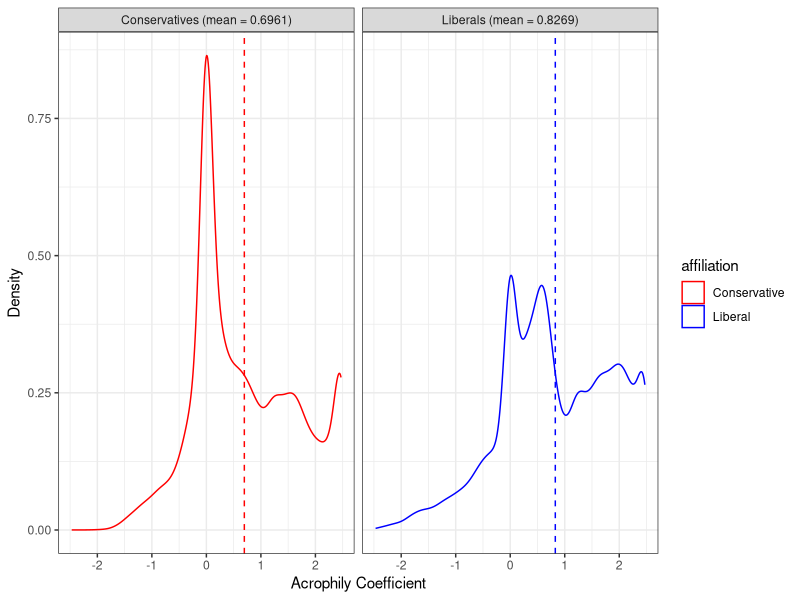
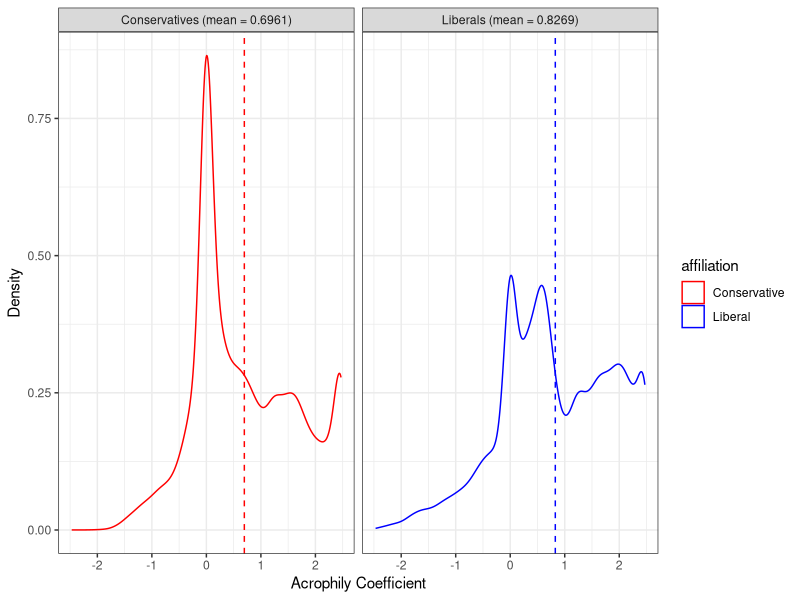
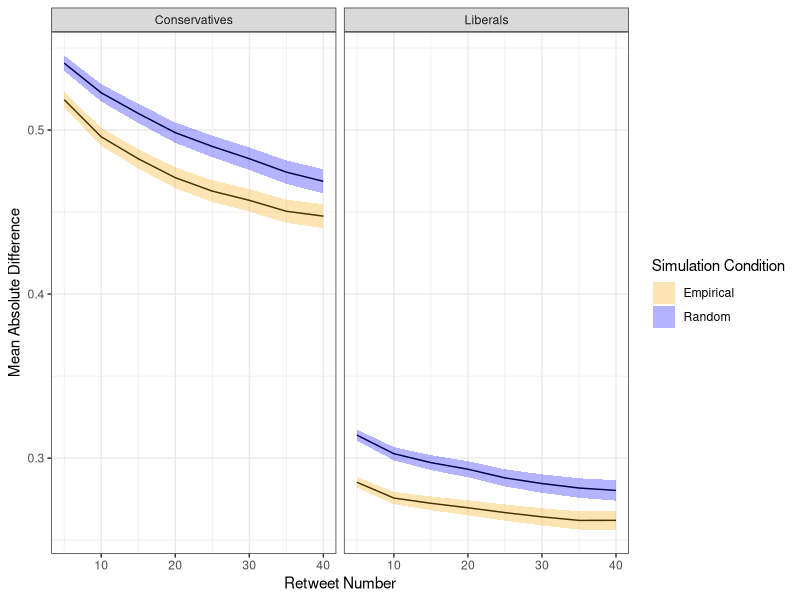
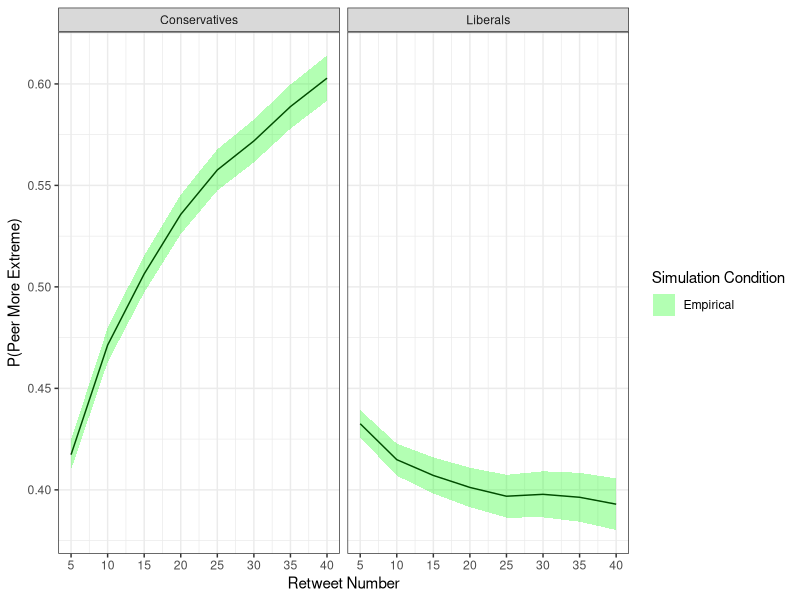
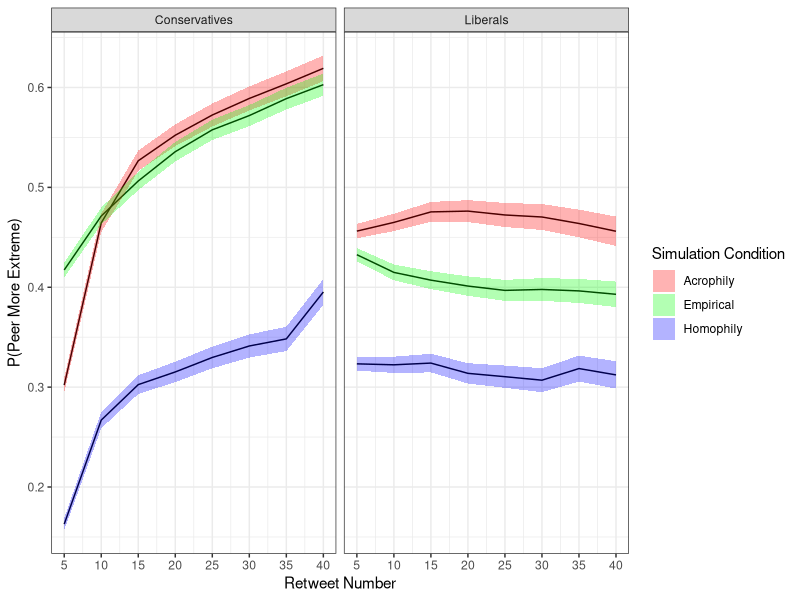
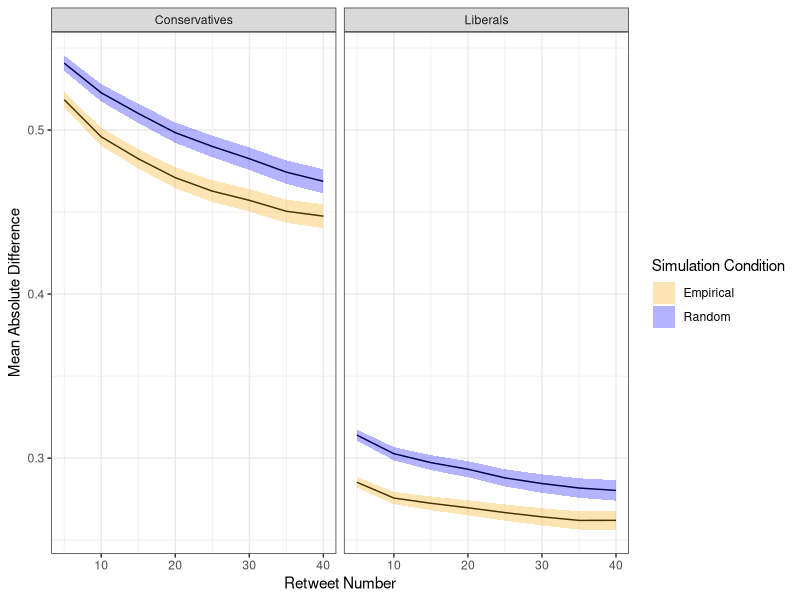
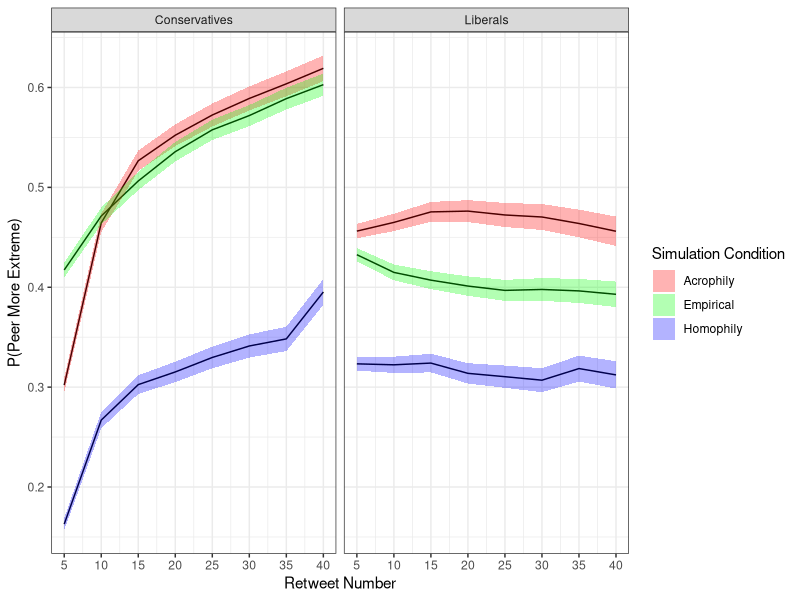

Here is the R script that generated these plots, in order:
## ---- chunk 1
library(ggplot2)
library(dplyr)
library(glue)
library(tidyr)
## ---- chunk 2

# Reading in coefficient data:
coef_df <- read.csv('data/user_coef.csv')

# Filtering to conservative and liberal subsets:
coef_cons <- coef_df %>% filter(affiliation == 'cons')
coef_libs <- coef_df %>% filter(affiliation == 'libs')

# Reading in long-format mean absolute difference data:
abs_diff_df_long <- read.csv('data/abs_diff_data_long.csv')

# Reading in long-format acrophily simulation data:
acroph_df_long <- read.csv('data/acroph_sim_data_long.csv')
## ---- chunk 3

# Mean coefficient for conservatives and liberals (for labels):
cons_mean <- round(mean(coef_cons$coef), digits=4)
libs_mean <- round(mean(coef_libs$coef), digits=4)

# Mean coefficients for conservatives and liberals (for vertical line in plot):
coef_df_means <- coef_df %>%
  group_by(affiliation) %>%
  summarize(mean_coef = round(mean(coef), 4))

# Color variable for vertical line:
coef_df_means$color <- ifelse(coef_df_means$affiliation == 'cons', 'red', 'blue')

# Label names with means:
label_names <- c('cons' = glue('Conservatives (mean = {cons_mean})'), 'libs' = glue('Liberals (mean = {libs_mean})'))

coef_distplot <- coef_df %>%
  ggplot(aes(x=coef, color=affiliation)) +
  facet_wrap(~affiliation, labeller=as_labeller(label_names))+
  geom_density()+
  scale_color_manual(labels = c("Conservative", "Liberal"), values = c("red", "blue"))+
  labs(x='Acrophily Coefficient', y="Density")+
  theme_bw()+
  geom_vline(data=coef_df_means, aes(xintercept=mean_coef), linetype='dashed', color=coef_df_means$color);coef_distplot


#ggsave('figures/coef_distplot.jpg', width=14, height=7)

coef_distplot
## ---- chunk 4

# Labels for facet wrap:
label_names <- c('cons' = 'Conservatives', 'libs' = 'Liberals')

mean_abs_diff_plot <- abs_diff_df_long %>%
  ggplot(aes(x=threshold, y=mean_abs_diff, group=abs_diff_condition)) +
  facet_wrap(~affiliation, labeller=as_labeller(label_names))+
  geom_line()+
  geom_ribbon(aes(ymin=mean_abs_diff-ci_moe, ymax=mean_abs_diff+ci_moe, fill=abs_diff_condition), alpha=0.3)+
  scale_fill_manual(labels = c("Empirical", "Random"), values = c("orange", "blue"))+
  labs(x='Retweet Number', y="Mean Absolute Difference", fill="Simulation Condition")+
  theme_bw();mean_abs_diff_plot


ggsave('figures/mean_abs_diff_plot.jpg', width=14, height=7)


## ---- chunk 5




label_names <- c('cons' = 'Conservatives', 'libs' = 'Liberals')


empir <- acroph_df_long %>%
  filter(sim_condition_prob_higher=="prob_higher_empi") %>% 
  ggplot(aes(x=threshold, y=prob_higher, group=sim_condition_prob_higher)) +
  facet_wrap(~affiliation, labeller=as_labeller(label_names))+
  geom_line()+
  geom_ribbon(aes(ymin=prob_higher-ci_moe, ymax=prob_higher+ci_moe, fill=sim_condition_prob_higher), alpha=0.3)+
  scale_x_continuous(breaks=c(5,10,15,20,25,30,35,40), limits=c(5, 40)) +
  scale_fill_manual(labels = c( "Empirical", "Homophily"), values = c("green", "blue"))+
  labs(x='Retweet Number', y="P(Peer More Extreme)", fill="Simulation Condition")+
  theme_bw();empir



acroph_plot <- acroph_df_long %>%
  ggplot(aes(x=threshold, y=prob_higher, group=sim_condition_prob_higher)) +
  facet_wrap(~affiliation, labeller=as_labeller(label_names))+
  geom_line()+
  geom_ribbon(aes(ymin=prob_higher-ci_moe, ymax=prob_higher+ci_moe, fill=sim_condition_prob_higher), alpha=0.3)+
    scale_x_continuous(breaks=c(5,10,15,20,25,30,35,40), limits=c(5, 40)) +

  scale_fill_manual(labels = c("Acrophily", "Empirical", "Homophily"), values = c("red", "green", "blue"))+
  labs(x='Retweet Number', y="P(Peer More Extreme)", fill="Simulation Condition")+
  theme_bw();acroph_plot

ggsave('figures/acroph_plot.jpg', width=14, height=7)


